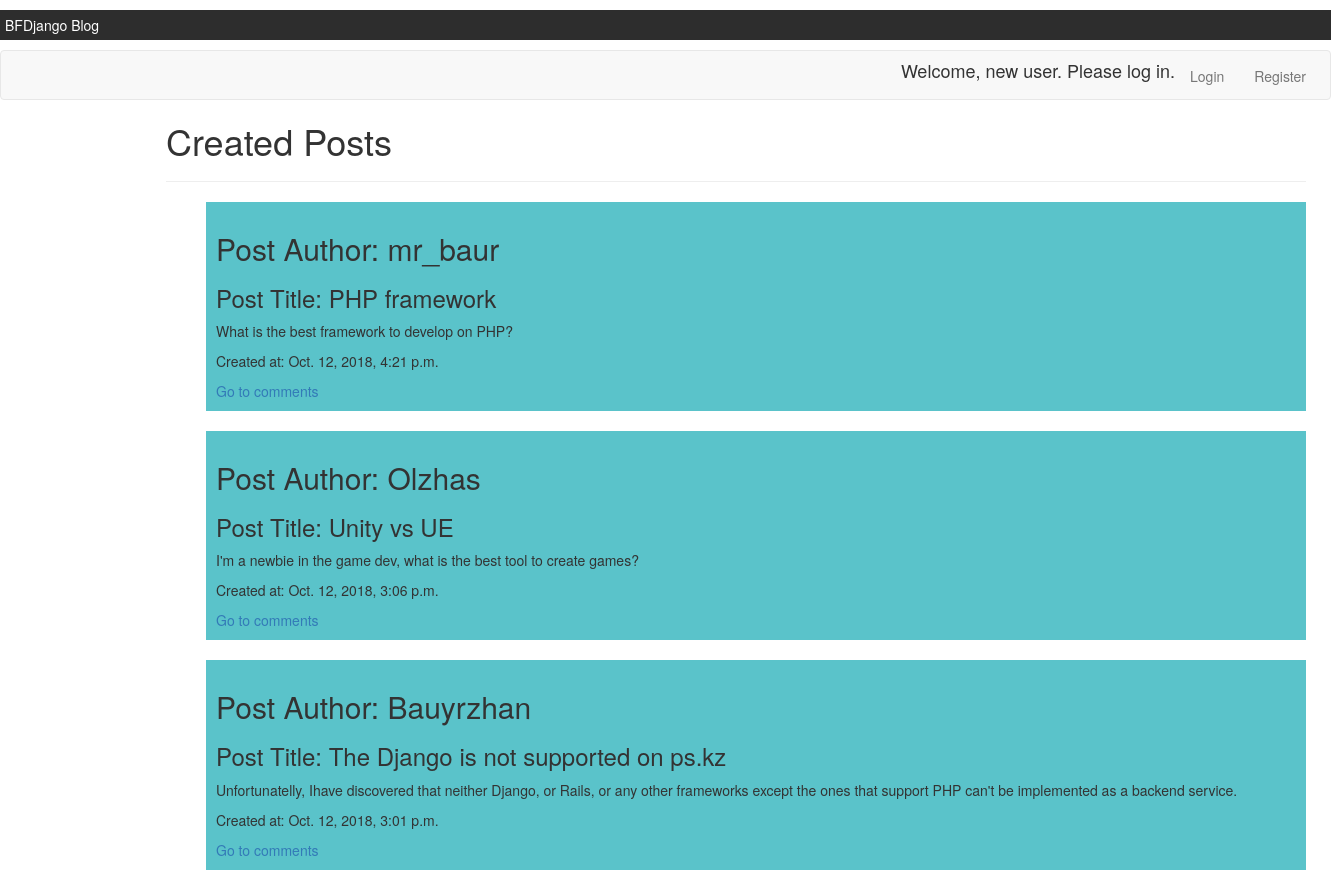
Screenshot of /blog/ with the database file from the repository.
### main/models.py (models this page shows, shortened)
class Post(models.Model):
	post_author = models.CharField(max_length=200)
	post_title = models.CharField(max_length=100)
	post_content = models.CharField(max_length=500)
	created_at = models.DateTimeField('date published')
	def was_published_recently(self):
		now = timezone.now()
		return now - datetime.timedelta(days=1) <= self.created_at <= now
	was_published_recently.admin_order_field = 'created_at'
	was_published_recently.boolean = True
	was_published_recently.short_description = 'Published recently?'

### main/views.py (the view)
# urls.py: path('', views.IndexView.as_view(), name='index'),
class IndexView(generic.ListView):
	template_name = 'main/index.html'
	def get_queryset(self):
		return Post.objects.filter(
			created_at__lte=timezone.now(),
		).order_by('-created_at')[:10]
	context_object_name = 'posts'

### main/templates/main/index.html (shortened to what this page needs)
{% load static %}
<link rel="stylesheet" type="text/css" href="{% static 'main/stylesheet.css' %}">
<link rel="stylesheet" href="https://maxcdn.bootstrapcdn.com/bootstrap/3.3.7/css/bootstrap.min.css">
<div id="preset">BFDjango Blog</div>
<div class="navbar navbar-default">
	<div class="container">
		<ul class="nav navbar-nav navbar-right">
			{% if user.is_authenticated %}
				<li>
					<h4>Welcome, {{ user.username }}. Thanks for logging in.</h4>
				</li>
				<li>
					<a href ="{% url '_auth:logout' %}">Logout</a>
				</li>
			{% else %}
				<li>
					<h4>Welcome, new user. Please log in.</h4>
				</li>
				<li>
					<a href ="{% url '_auth:login' %}">Login</a>
				</li>
				<li>
					<a href ="{% url '_auth:register' %}">Register</a>
				</li>
			{% endif %}
		</ul>
			<h1 style='padding-top: 50px;'>Created Posts</h1>
			<hr/>
			{% if posts %}
				<ul>
					{% for post in posts %}
						<li class="post">
							<h2 id="post_author">Post Author: {{post.post_author}}</h2>
							<h3 id="post_title">Post Title: {{post.post_title}}</h3>
							<p id="post_content">{{post.post_content}}</p>
							<p id="post_date">Created at: {{post.created_at}}</p>
							<a href="{% url 'main:detail' post.id %}">Go to comments</a>
						</li>
					{% endfor %}
				</ul>
			{% else %}
				<p>No posts are available.</p>
			{% endif %}
	</div>
</div>

### main/static/main/stylesheet.css (style rules this page uses)
#preset { width: 100%; background-color: #2d2d2d; color: white; padding: 5px; margin: 10px 0px; }
.container { left: 150px; position: absolute; }
.post { display: block; margin: 20px 0px; padding: 10px 10px; background-color: #5ac3ca; }

### rows the page displays
Post: post_author "mr_baur", post_title "PHP framework", post_content "What is the best framework to develop on PHP?", created_at "Oct. 12, 2018, 4:21 p.m."
Post: post_author "Olzhas", post_title "Unity vs UE", post_content "I'm a newbie in the game dev, what is the best tool to create games?", created_at "Oct. 12, 2018, 3:06 p.m."
Post: post_author "Bauyrzhan", post_title "The Django is not supported on ps.kz", post_content "Unfortunatelly, Ihave discovered that neither Django, or Rails, or any other frameworks except the ones that support PHP can't be implemented as a backend service.", created_at "Oct. 12, 2018, 3:01 p.m."
